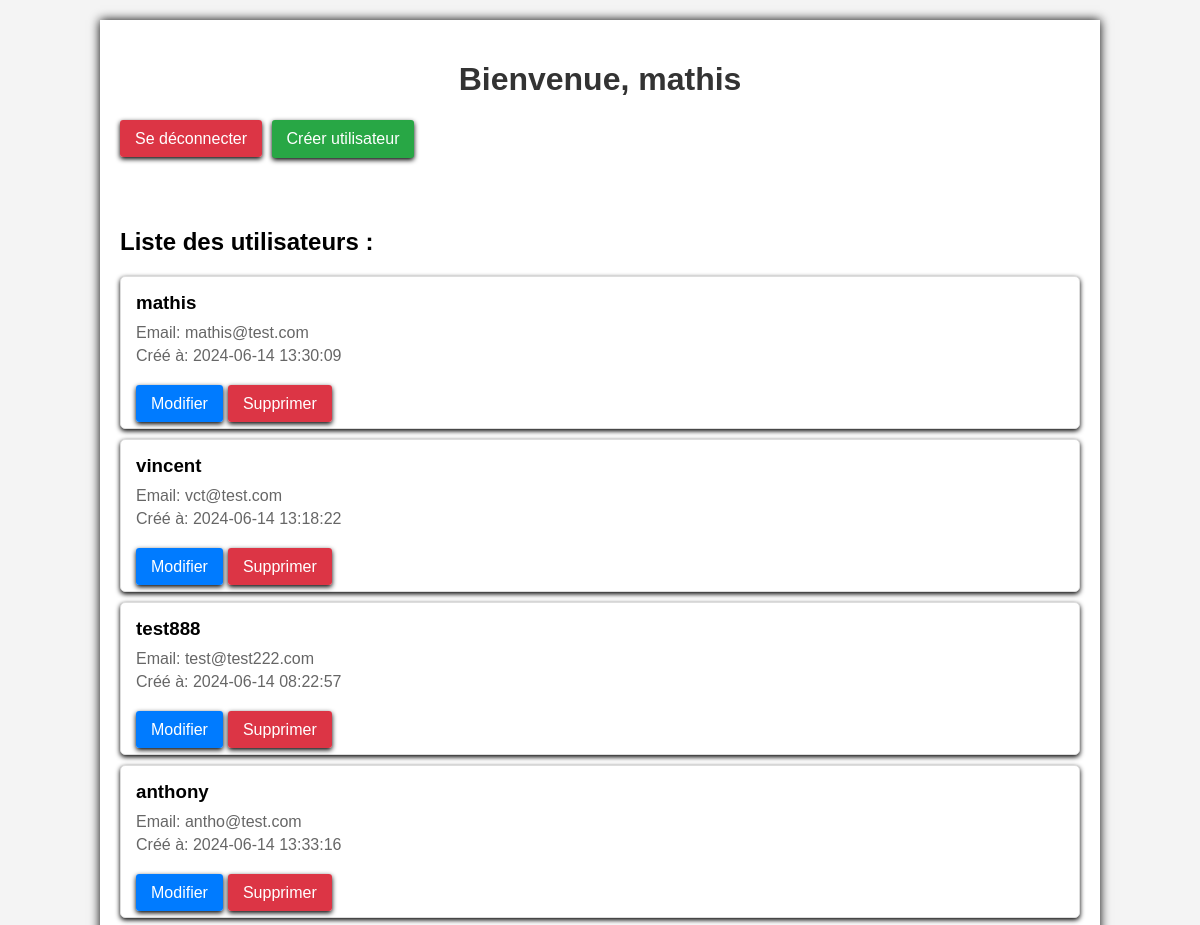
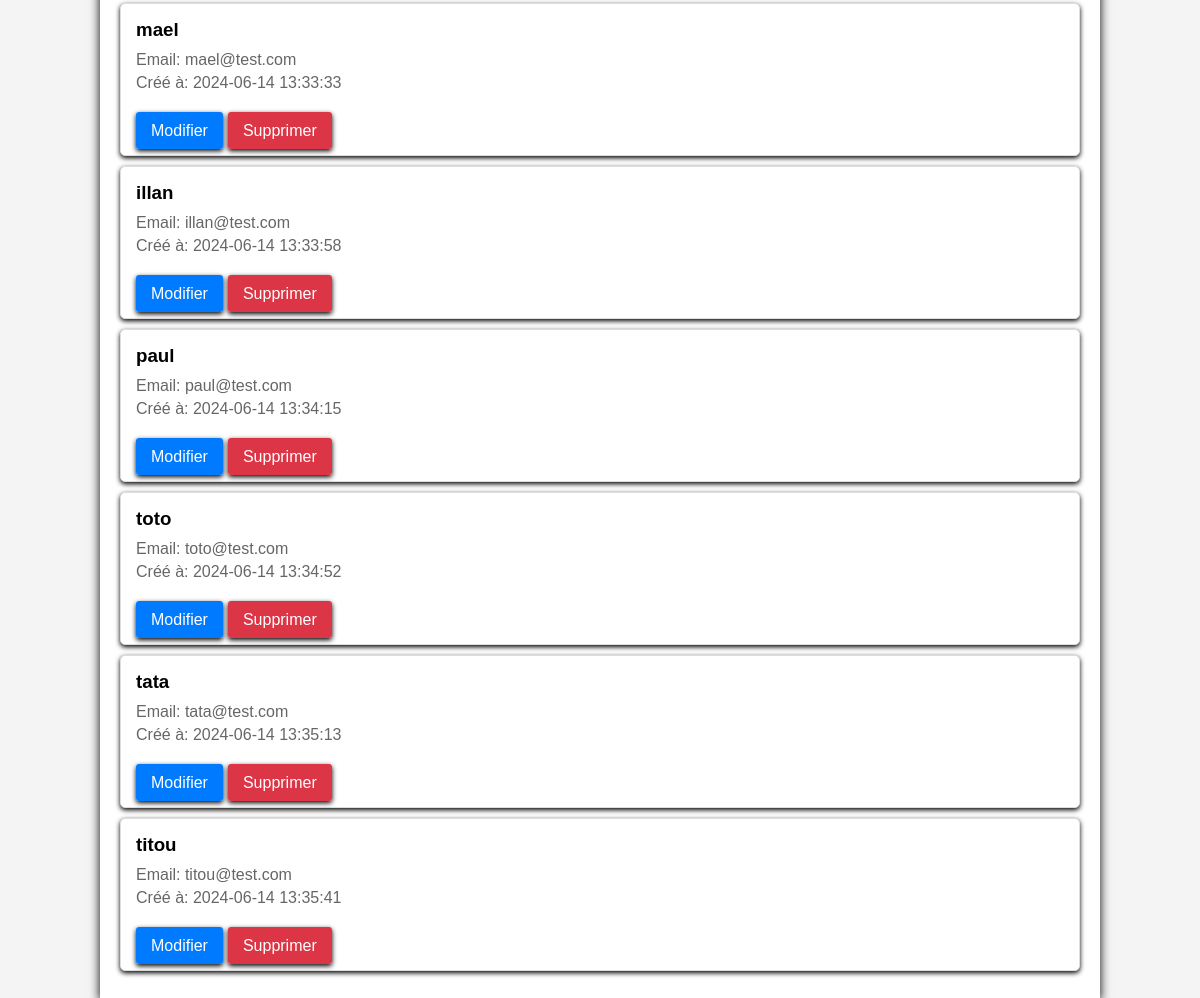
The page /crud_php/index.php (signed in) on the database its author committed (2 pictures, top to bottom).
### tables this page shows
CREATE TABLE IF NOT EXISTS `users` (
  `id` int NOT NULL AUTO_INCREMENT,
  `username` varchar(50) NOT NULL,
  `email` varchar(50) NOT NULL,
  `password` varchar(255) NOT NULL,
  `created_at` timestamp NULL DEFAULT CURRENT_TIMESTAMP,
  PRIMARY KEY (`id`)
);

### crud_php/index.php (the view, shortened to what this page needs)
<?php
require_once 'db/db.php';
?>
<!DOCTYPE html>
<html lang="en">
<head>
</head>
<body>
    <div class="container">
        <div class= "bienvenue"><h1>Bienvenue, <?php echo htmlspecialchars($_SESSION["username"]); ?></h1></div>
        <a href="logout.php" class="logout">Se déconnecter</a>
        <a href="C.php" class="create-user">Créer utilisateur</a>
        <h2 class="user-list">Liste des utilisateurs :</h2>
        <?php
        $sql = "SELECT id, username, email, created_at FROM users";
        if ($result = mysqli_query($link, $sql)) {
            if (mysqli_num_rows($result) > 0) {
                while ($row = mysqli_fetch_array($result)) {
                    echo "<div class='card'>";
                    echo "<h3>" . htmlspecialchars($row['username']) . "</h3>";
                    echo "<p>Email: " . htmlspecialchars($row['email']) . "</p>";
                    echo "<p>Créé à: " . htmlspecialchars($row['created_at']) . "</p>";
                    echo "<div class='actions'>";
                    echo "<a href='U.php?id=" . $row['id'] . "'>Modifier</a>";
                    echo "<a href='D.php?id=" . $row['id'] . "' class='delete'>Supprimer</a>";
                    echo "</div>";
                    echo "</div>";
                }
            } else {
                echo "<p>Aucun utilisateur trouvé</p>";
            }
        } else {
            echo "ERROR $sql. " . mysqli_error($link);
        }
        ?>
    </div>
</body>
</html>

### crud_php/index.php (style rules this page uses)
body { font-family: Arial, sans-serif; background-color: #f4f4f4; margin: 0; padding: 0; display: flex; flex-direction: column; align-items: center; }
h1, h2 { color: #333; }
.container { width: 80%; margin: 20px auto; padding: 20px; background: #fff; box-shadow: 0 0 10px black; }
.bienvenue { margin-top: 20px; position: relative; text-align: center; }
.card { background: #fff; border: 1px solid #ddd; border-radius: 5px; margin: 10px 0; padding: 15px; box-shadow: 0 2px 5px black; }
.card h3 { margin: 0 0 10px 0; }
.card p { margin: 5px 0; color: #666; }
.actions { margin-top: 30px; }
.actions a { text-decoration: none; padding: 10px 15px; margin-right: 5px; color: #fff; background-color: #007bff; border-radius: 3px; transition: background-color 0.3s ease; box-shadow: 0 2px 5px black ; }
.actions a.delete { background-color: #dc3545; }
.logout { text-decoration: none; padding: 10px 15px; margin-right: 5px; color: #fff; background-color: #dc3545; border-radius: 3px; transition: background-color 0.3s ease; margin-top: 20px; box-shadow: 0 2px 5px black ; }
.user-list { margin-top: 50px; margin-bottom: 20px; color: black; font-weight: bold; }
.create-user { text-decoration: none; padding: 10px 15px; color: #fff; background-color: #28a745; border-radius: 3px; transition: background-color 0.3s ease; display: inline-block; margin-bottom: 20px; box-shadow: 0 2px 5px black ; }

### rows shown on the page
users: username "mathis", email "mathis@test.com", created_at "2024-06-14 13:30:09"
users: username "vincent", email "vct@test.com", created_at "2024-06-14 13:18:22"
users: username "test888", email "test@test222.com", created_at "2024-06-14 08:22:57"
users: username "anthony", email "antho@test.com", created_at "2024-06-14 13:33:16"
users: username "mael", email "mael@test.com", created_at "2024-06-14 13:33:33"
users: username "illan", email "illan@test.com", created_at "2024-06-14 13:33:58"
users: username "paul", email "paul@test.com", created_at "2024-06-14 13:34:15"
users: username "toto", email "toto@test.com", created_at "2024-06-14 13:34:52"
users: username "tata", email "tata@test.com", created_at "2024-06-14 13:35:13"
users: username "titou", email "titou@test.com", created_at "2024-06-14 13:35:41"

### other values the page prints
$_SESSION["username"] "mathis"
